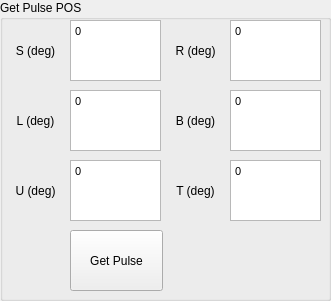
   <widget class="QGroupBox" name="groupBox_4">
    <property name="enabled">
     <bool>true</bool>
    </property>
    <property name="geometry">
     <rect>
      <x>670</x>
      <y>0</y>
      <width>331</width>
      <height>301</height>
     </rect>
    </property>
    <property name="title">
     <string>Get Pulse POS</string>
    </property>
    <widget class="QLabel" name="label_22">
     <property name="geometry">
      <rect>
       <x>160</x>
       <y>20</y>
       <width>71</width>
       <height>61</height>
      </rect>
     </property>
     <property name="text">
      <string>R (deg)</string>
     </property>
     <property name="alignment">
      <set>Qt::AlignmentFlag::AlignCenter</set>
     </property>
    </widget>
    <widget class="QTextBrowser" name="B_POS">
     <property name="enabled">
      <bool>true</bool>
     </property>
     <property name="geometry">
      <rect>
       <x>230</x>
       <y>90</y>
       <width>91</width>
       <height>61</height>
      </rect>
     </property>
     <property name="font">
      <font>
       <pointsize>8</pointsize>
      </font>
     </property>
     <property name="html">
      <string>&lt;!DOCTYPE HTML PUBLIC &quot;-//W3C//DTD HTML 4.0//EN&quot; &quot;http://www.w3.org/TR/REC-html40/strict.dtd&quot;&gt;
&lt;html&gt;&lt;head&gt;&lt;meta name=&quot;qrichtext&quot; content=&quot;1&quot; /&gt;&lt;meta charset=&quot;utf-8&quot; /&gt;&lt;style type=&quot;text/css&quot;&gt;
p, li { white-space: pre-wrap; }
hr { height: 1px; border-width: 0; }
li.unchecked::marker { content: &quot;\2610&quot;; }
li.checked::marker { content: &quot;\2612&quot;; }
&lt;/style&gt;&lt;/head&gt;&lt;body style=&quot; font-family:'Segoe UI'; font-size:8pt; font-weight:400; font-style:normal;&quot;&gt;
&lt;p style=&quot; margin-top:0px; margin-bottom:0px; margin-left:0px; margin-right:0px; -qt-block-indent:0; text-indent:0px;&quot;&gt;&lt;span style=&quot; font-family:'MS Shell Dlg 2';&quot;&gt;0&lt;/span&gt;&lt;/p&gt;&lt;/body&gt;&lt;/html&gt;</string>
     </property>
    </widget>
    <widget class="QLabel" name="label_23">
     <property name="geometry">
      <rect>
       <x>160</x>
       <y>90</y>
       <width>71</width>
       <height>61</height>
      </rect>
     </property>
     <property name="text">
      <string>B (deg)</string>
     </property>
     <property name="alignment">
      <set>Qt::AlignmentFlag::AlignCenter</set>
     </property>
    </widget>
    <widget class="QLabel" name="label_24">
     <property name="geometry">
      <rect>
       <x>0</x>
       <y>160</y>
       <width>71</width>
       <height>61</height>
      </rect>
     </property>
     <property name="text">
      <string>U (deg)</string>
     </property>
     <property name="alignment">
      <set>Qt::AlignmentFlag::AlignCenter</set>
     </property>
    </widget>
    <widget class="QTextBrowser" name="L_POS">
     <property name="enabled">
      <bool>true</bool>
     </property>
     <property name="geometry">
      <rect>
       <x>70</x>
       <y>90</y>
       <width>91</width>
       <height>61</height>
      </rect>
     </property>
     <property name="font">
      <font>
       <pointsize>8</pointsize>
      </font>
     </property>
     <property name="html">
      <string>&lt;!DOCTYPE HTML PUBLIC &quot;-//W3C//DTD HTML 4.0//EN&quot; &quot;http://www.w3.org/TR/REC-html40/strict.dtd&quot;&gt;
&lt;html&gt;&lt;head&gt;&lt;meta name=&quot;qrichtext&quot; content=&quot;1&quot; /&gt;&lt;meta charset=&quot;utf-8&quot; /&gt;&lt;style type=&quot;text/css&quot;&gt;
p, li { white-space: pre-wrap; }
hr { height: 1px; border-width: 0; }
li.unchecked::marker { content: &quot;\2610&quot;; }
li.checked::marker { content: &quot;\2612&quot;; }
&lt;/style&gt;&lt;/head&gt;&lt;body style=&quot; font-family:'Segoe UI'; font-size:8pt; font-weight:400; font-style:normal;&quot;&gt;
&lt;p style=&quot; margin-top:0px; margin-bottom:0px; margin-left:0px; margin-right:0px; -qt-block-indent:0; text-indent:0px;&quot;&gt;&lt;span style=&quot; font-family:'MS Shell Dlg 2';&quot;&gt;0&lt;/span&gt;&lt;/p&gt;&lt;/body&gt;&lt;/html&gt;</string>
     </property>
    </widget>
    <widget class="QTextBrowser" name="S_POS">
     <property name="enabled">
      <bool>true</bool>
     </property>
     <property name="geometry">
      <rect>
       <x>70</x>
       <y>20</y>
       <width>91</width>
       <height>61</height>
      </rect>
     </property>
     <property name="font">
      <font>
       <pointsize>8</pointsize>
      </font>
     </property>
     <property name="html">
      <string>&lt;!DOCTYPE HTML PUBLIC &quot;-//W3C//DTD HTML 4.0//EN&quot; &quot;http://www.w3.org/TR/REC-html40/strict.dtd&quot;&gt;
&lt;html&gt;&lt;head&gt;&lt;meta name=&quot;qrichtext&quot; content=&quot;1&quot; /&gt;&lt;meta charset=&quot;utf-8&quot; /&gt;&lt;style type=&quot;text/css&quot;&gt;
p, li { white-space: pre-wrap; }
hr { height: 1px; border-width: 0; }
li.unchecked::marker { content: &quot;\2610&quot;; }
li.checked::marker { content: &quot;\2612&quot;; }
&lt;/style&gt;&lt;/head&gt;&lt;body style=&quot; font-family:'Segoe UI'; font-size:8pt; font-weight:400; font-style:normal;&quot;&gt;
&lt;p style=&quot; margin-top:0px; margin-bottom:0px; margin-left:0px; margin-right:0px; -qt-block-indent:0; text-indent:0px;&quot;&gt;&lt;span style=&quot; font-family:'MS Shell Dlg 2';&quot;&gt;0&lt;/span&gt;&lt;/p&gt;&lt;/body&gt;&lt;/html&gt;</string>
     </property>
    </widget>
    <widget class="QLabel" name="label_25">
     <property name="geometry">
      <rect>
       <x>0</x>
       <y>90</y>
       <width>71</width>
       <height>61</height>
      </rect>
     </property>
     <property name="text">
      <string>L (deg)</string>
     </property>
     <property name="alignment">
      <set>Qt::AlignmentFlag::AlignCenter</set>
     </property>
    </widget>
    <widget class="QTextBrowser" name="T_POS">
     <property name="enabled">
      <bool>true</bool>
     </property>
     <property name="geometry">
      <rect>
       <x>230</x>
       <y>160</y>
       <width>91</width>
       <height>61</height>
      </rect>
     </property>
     <property name="font">
      <font>
       <pointsize>8</pointsize>
      </font>
     </property>
     <property name="html">
      <string>&lt;!DOCTYPE HTML PUBLIC &quot;-//W3C//DTD HTML 4.0//EN&quot; &quot;http://www.w3.org/TR/REC-html40/strict.dtd&quot;&gt;
&lt;html&gt;&lt;head&gt;&lt;meta name=&quot;qrichtext&quot; content=&quot;1&quot; /&gt;&lt;meta charset=&quot;utf-8&quot; /&gt;&lt;style type=&quot;text/css&quot;&gt;
p, li { white-space: pre-wrap; }
hr { height: 1px; border-width: 0; }
li.unchecked::marker { content: &quot;\2610&quot;; }
li.checked::marker { content: &quot;\2612&quot;; }
&lt;/style&gt;&lt;/head&gt;&lt;body style=&quot; font-family:'Segoe UI'; font-size:8pt; font-weight:400; font-style:normal;&quot;&gt;
&lt;p style=&quot; margin-top:0px; margin-bottom:0px; margin-left:0px; margin-right:0px; -qt-block-indent:0; text-indent:0px;&quot;&gt;&lt;span style=&quot; font-family:'MS Shell Dlg 2';&quot;&gt;0&lt;/span&gt;&lt;/p&gt;&lt;/body&gt;&lt;/html&gt;</string>
     </property>
    </widget>
    <widget class="QLabel" name="label_26">
     <property name="geometry">
      <rect>
       <x>0</x>
       <y>20</y>
       <width>71</width>
       <height>61</height>
      </rect>
     </property>
     <property name="text">
      <string>S (deg)</string>
     </property>
     <property name="alignment">
      <set>Qt::AlignmentFlag::AlignCenter</set>
     </property>
    </widget>
    <widget class="QTextBrowser" name="U_POS">
     <property name="enabled">
      <bool>true</bool>
     </property>
     <property name="geometry">
      <rect>
       <x>70</x>
       <y>160</y>
       <width>91</width>
       <height>61</height>
      </rect>
     </property>
     <property name="font">
      <font>
       <pointsize>8</pointsize>
      </font>
     </property>
     <property name="html">
      <string>&lt;!DOCTYPE HTML PUBLIC &quot;-//W3C//DTD HTML 4.0//EN&quot; &quot;http://www.w3.org/TR/REC-html40/strict.dtd&quot;&gt;
&lt;html&gt;&lt;head&gt;&lt;meta name=&quot;qrichtext&quot; content=&quot;1&quot; /&gt;&lt;meta charset=&quot;utf-8&quot; /&gt;&lt;style type=&quot;text/css&quot;&gt;
p, li { white-space: pre-wrap; }
hr { height: 1px; border-width: 0; }
li.unchecked::marker { content: &quot;\2610&quot;; }
li.checked::marker { content: &quot;\2612&quot;; }
&lt;/style&gt;&lt;/head&gt;&lt;body style=&quot; font-family:'Segoe UI'; font-size:8pt; font-weight:400; font-style:normal;&quot;&gt;
&lt;p style=&quot; margin-top:0px; margin-bottom:0px; margin-left:0px; margin-right:0px; -qt-block-indent:0; text-indent:0px;&quot;&gt;&lt;span style=&quot; font-family:'MS Shell Dlg 2';&quot;&gt;0&lt;/span&gt;&lt;/p&gt;&lt;/body&gt;&lt;/html&gt;</string>
     </property>
    </widget>
    <widget class="QLabel" name="label_27">
     <property name="geometry">
      <rect>
       <x>160</x>
       <y>160</y>
       <width>71</width>
       <height>61</height>
      </rect>
     </property>
     <property name="text">
      <string>T (deg)</string>
     </property>
     <property name="alignment">
      <set>Qt::AlignmentFlag::AlignCenter</set>
     </property>
    </widget>
    <widget class="QPushButton" name="Get_Pulse">
     <property name="enabled">
      <bool>true</bool>
     </property>
     <property name="geometry">
      <rect>
       <x>70</x>
       <y>230</y>
       <width>93</width>
       <height>61</height>
      </rect>
     </property>
     <property name="text">
      <string>Get Pulse</string>
     </property>
    </widget>
    <widget class="QTextBrowser" name="R_POS">
     <property name="enabled">
      <bool>true</bool>
     </property>
     <property name="geometry">
      <rect>
       <x>230</x>
       <y>20</y>
       <width>91</width>
       <height>61</height>
      </rect>
     </property>
     <property name="font">
      <font>
       <pointsize>8</pointsize>
      </font>
     </property>
     <property name="html">
      <string>&lt;!DOCTYPE HTML PUBLIC &quot;-//W3C//DTD HTML 4.0//EN&quot; &quot;http://www.w3.org/TR/REC-html40/strict.dtd&quot;&gt;
&lt;html&gt;&lt;head&gt;&lt;meta name=&quot;qrichtext&quot; content=&quot;1&quot; /&gt;&lt;meta charset=&quot;utf-8&quot; /&gt;&lt;style type=&quot;text/css&quot;&gt;
p, li { white-space: pre-wrap; }
hr { height: 1px; border-width: 0; }
li.unchecked::marker { content: &quot;\2610&quot;; }
li.checked::marker { content: &quot;\2612&quot;; }
&lt;/style&gt;&lt;/head&gt;&lt;body style=&quot; font-family:'Segoe UI'; font-size:8pt; font-weight:400; font-style:normal;&quot;&gt;
&lt;p style=&quot; margin-top:0px; margin-bottom:0px; margin-left:0px; margin-right:0px; -qt-block-indent:0; text-indent:0px;&quot;&gt;&lt;span style=&quot; font-family:'MS Shell Dlg 2';&quot;&gt;0&lt;/span&gt;&lt;/p&gt;&lt;/body&gt;&lt;/html&gt;</string>
     </property>
    </widget>
   </widget>
